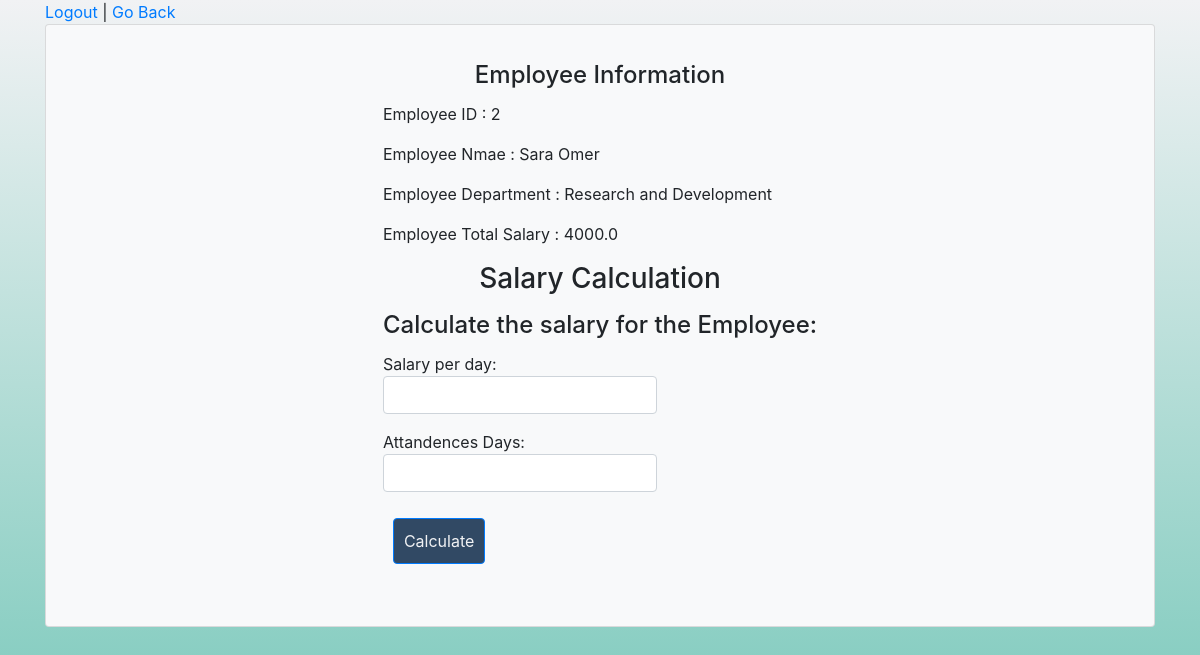
Screenshot of /calculate_salary/2 with the database file from the repository.
### employee_app/models.py (models this page shows)
class User(models.Model):
    first_name = models.CharField(max_length=45)
    last_name = models.CharField(max_length=45)
    birthday = models.DateField(default=datetime.now())
    position = models.BooleanField(default=False)
    total_salary = models.FloatField(default=0)
    email = models.CharField(max_length=255)
    user_name = models.CharField(max_length=50)
    password = models.CharField(max_length=255)
    created_at = models.DateTimeField(auto_now_add=True)
    updated_at = models.DateTimeField(auto_now=True)
    objects = UserManager()
    department =models.ForeignKey(Department, related_name="users",on_delete=models.CASCADE,null=True)

class Department(models.Model):
    name = models.CharField(max_length=100)
    created_at = models.DateTimeField(auto_now_add=True)
    updated_at = models.DateTimeField(auto_now=True)

### employee_app/views.py (the view, shortened to what this page needs)
# urls.py: path('calculate_salary/<int:emp_id>', views.calculate_salary),
def calculate_salary(request, emp_id):
    if request.method == "GET":
        emp = User.objects.get(id=emp_id)
        context = {
            'emp' : emp,
        }
        return render(request,"salary_cal.html", context)

### employee_app/templates/salary_cal.html (shortened to what this page needs)
<!DOCTYPE html>
<html lang="en">
<head>
    {% load static %}
    <link rel="stylesheet" href="https://maxcdn.bootstrapcdn.com/bootstrap/4.5.2/css/bootstrap.min.css">
    <link rel="stylesheet" type="text/css" href="{% static 'css/style.css' %}">
</head>
<body>
    <div class="container">
        <a href="/logout"> Logout </a> | <a href="/admin"> Go Back </a>
        <div class="card bg-light">
            <article class="card-body mx-auto" style="max-width: 900px;">
                <h4 class="card-title mt-3 text-center">Employee Information</h4>
                <p> Employee ID : {{ emp.id }}</p>
                <p> Employee Nmae : {{ emp.first_name }} {{ emp.last_name }}</p>
                <p> Employee Department : {{ emp.department.name }}</p>
                <p> Employee Total Salary : {{ emp.total_salary }}</p>
                <h3 class="card-title mt-3 text-center">Salary Calculation</h3>
                <h4 class="card-title mt-3 text-center">Calculate the salary for the Employee:</h4>
                <div class="form-group input-group">
                    <form action="/calculate_salary/{{emp.id}}" method="POST" class="form-group col-xs-3">
                        <p>Salary per day: <input type="number" name="salary_per_day" class="form-control"></p>
                        <p>Attandences Days: <input type="number" name="days" class="form-control"></p>
                        <button type="submit" class="btn btn-primary">Calculate</button>
                    </form>
                </div>
            </div>
    </div>
</body>
</html>

### employee_app/static/css/style.css (style rules this page uses)
body { height: 100%; background-image: linear-gradient(to top, #63C1B0,#f1f2f4); }
.container { height: 900px; }
.btn { margin: 10px; padding: 10px; background-color: #314964; color: #f1f2f4; }

### rows the page displays
User: id "2", first_name "Sara", last_name "Omer", department.name "Research and Development", total_salary "4000.0"
